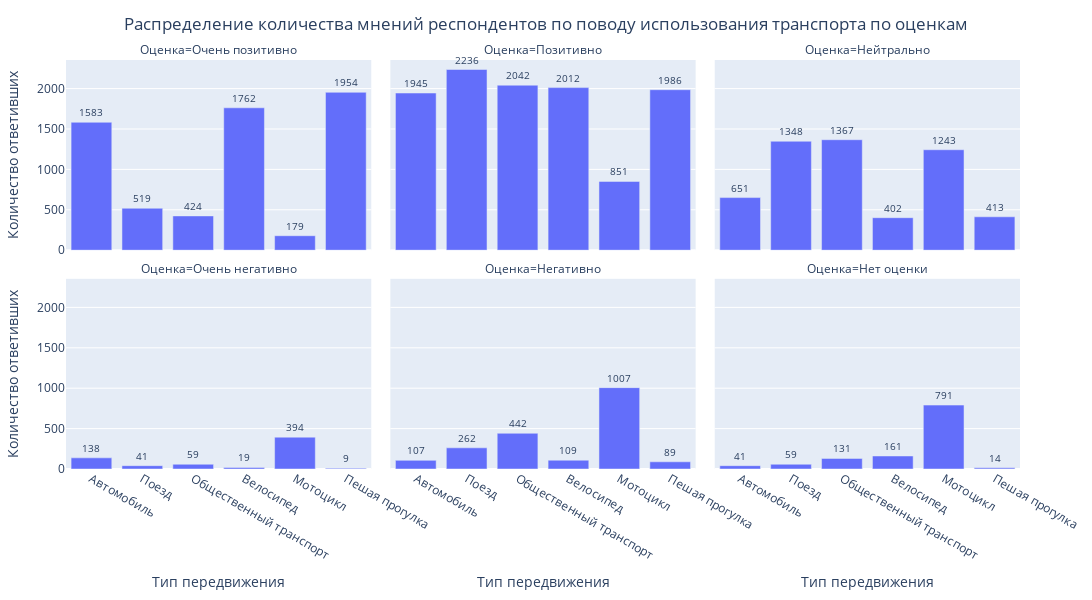
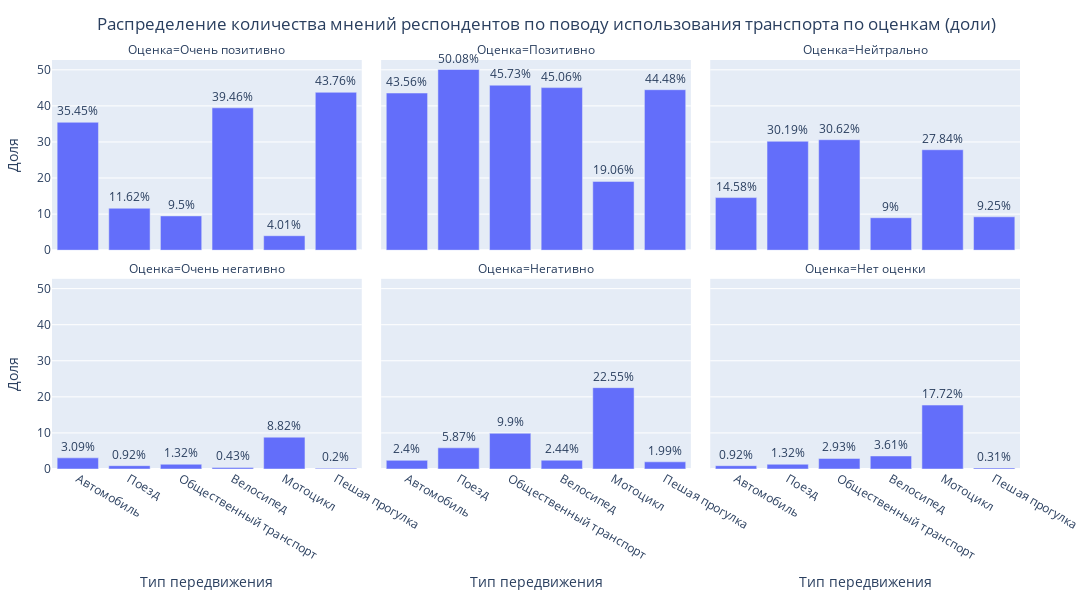

The cell these charts' notebook holds for them, in order:
### Markdown cell above
'OORDEEL_AUTO': 'оценка_автомобиля',
'OORDEEL_TREIN': 'оценка_поезда',
'OORDEEL_BTM': 'оценка_общественного_транспорта',
'OORDEEL_FIETS': 'оценка_велосипеда',
'OORDEEL_BROMMER': 'оценка_мопеда',
'OORDEEL_LOPEN': 'оценка_передвижения_пешком',

### Code cell
df31 = df.groupby('OORDEEL_AUTO').size().reset_index().rename(columns = {'OORDEEL_AUTO': 'Оценка автомобиля', 0: 'Количество поездок'}).sort_values('Количество поездок', ascending=False)
df31['Тип передвижения'] = 'Автомобиль'


df32 = df.groupby('OORDEEL_TREIN').size().reset_index().rename(columns = {'OORDEEL_TREIN': 'Оценка поезда', 0: 'Количество поездок'}).sort_values('Количество поездок', ascending=False)
df32['Тип передвижения'] = 'Поезд'


df33 = df.groupby('OORDEEL_BTM').size().reset_index().rename(columns = {'OORDEEL_BTM': 'Оценка общественного транспорта', 0: 'Количество поездок'}).sort_values('Количество поездок', ascending=False)
df33['Тип передвижения'] = 'Общественный транспорт'


df34 = df.groupby('OORDEEL_FIETS').size().reset_index().rename(columns = {'OORDEEL_FIETS': 'Оценка велосипеда', 0: 'Количество поездок'}).sort_values('Количество поездок', ascending=False)
df34['Тип передвижения'] = 'Велосипед'


df35 = df.groupby('OORDEEL_BROMMER').size().reset_index().rename(columns = {'OORDEEL_BROMMER': 'Оценка мотоцикла', 0: 'Количество поездок'}).sort_values('Количество поездок', ascending=False)
df35['Тип передвижения'] = 'Мотоцикл'


df36 = df.groupby('OORDEEL_LOPEN').size().reset_index().rename(columns = {'OORDEEL_LOPEN': 'Оценка ходить пешком', 0: 'Количество поездок'}).sort_values('Количество поездок', ascending=False)
df36['Тип передвижения'] = 'Пешая прогулка'


df3 = pd.concat([df31, df32, df33, df34, df35, df36])

overall = sum(df31['Количество поездок'])



df_long = pd.melt(
    df3,
    id_vars=['Количество поездок', 'Тип передвижения'],
    value_vars=['Оценка автомобиля', 'Оценка поезда', 'Оценка общественного транспорта',
                'Оценка велосипеда', 'Оценка мотоцикла', 'Оценка ходить пешком'],
    var_name='Тип оценки',
    value_name='Оценка'
)


df_long.dropna(inplace=True)

df_long['Доля'] = round((df_long['Количество поездок'] / overall) * 100, 2)


df_long['Оценка'] = df_long['Оценка'].replace({1: 'Очень негативно',
                                   2: 'Негативно',
                                   3: 'Нейтрально',
                                   4: 'Позитивно',
                                   5: 'Очень позитивно',
                                   6: 'Нет оценки',
                                   })
order = ['Очень позитивно', 'Позитивно', 'Нейтрально', 'Очень негативно', 'Негативно', 'Нет оценки']
df_long['Оценка'] = pd.Categorical(df_long['Оценка'], categories=order, ordered=True)

df_long = df_long.rename(columns={'Количество поездок': 'Количество ответивших'})

#--------------ОТОБРАЗИМ ВСЕ В КОЛИЧЕСТВАХ----------------------

fig3 = px.bar(
    df_long, 
    x='Тип передвижения', 
    y='Количество ответивших', 
    text='Количество ответивших',
    facet_col='Оценка',
    facet_col_wrap=3,  # Создаем две строки по 3 графика
    height=600, 
    width=1400,
    category_orders={'Оценка': order}
)

fig3.update_traces(textfont_size=10, textposition='outside', cliponaxis=False)

fig3.update_layout(
    title={'text': 'Распределение количества мнений респондентов по поводу использования транспорта по оценкам', 'x': 0.5},
    margin=dict(t=60, b=40, l=40, r=40),
    legend=dict(title='Тип передвижения', orientation='h', yanchor='bottom', y=-0.2, xanchor='center', x=0.5)
)

fig3.show()


#--------------ОТОБРАЗИМ ВСЕ В ДОЛЯХ----------------------
fig4 = px.bar(
    df_long, 
    x='Тип передвижения', 
    y='Доля', 
    text='Доля',
    facet_col='Оценка',
    facet_col_wrap=3,
    height=600, 
    width=1400,
    category_orders={'Оценка': order}
)

fig4.update_traces(
    textposition='outside',
    textfont=dict(size=12),  
    cliponaxis=False,  
    texttemplate='%{text}%', 
    offsetgroup=1 
)

fig4.update_layout(
    title={'text': 'Распределение количества мнений респондентов по поводу использования транспорта по оценкам (доли)', 'x': 0.5},
    margin=dict(t=60, b=40, l=40, r=40),
    uniformtext_minsize=12,
    uniformtext_mode='show'  
)

fig4.show()

### Figure 1 — Plotly figure (JSON) as saved in the notebook; plotly's stock layout.template omitted (floating-point values rounded to 4 significant figures)
{"data": [{"cliponaxis": false, "hovertemplate": "Оценка=Очень позитивно<br>Тип передвижения=%{x}<br>Количество ответивших=%{text}<extra></extra>", "legendgroup": "", "marker": {"color": "#636efa", "pattern": {"shape": ""}}, "name": "", "orientation": "v", "showlegend": false, "text": [1583.0, 519.0, 424.0, 1762.0, 179.0, 1954.0], "textfont": {"size": 10}, "textposition": "outside", "type": "bar", "x": ["Автомобиль", "Поезд", "Общественный транспорт", "Велосипед", "Мотоцикл", "Пешая прогулка"], "xaxis": "x4", "y": [1583, 519, 424, 1762, 179, 1954], "yaxis": "y4"}, {"cliponaxis": false, "hovertemplate": "Оценка=Позитивно<br>Тип передвижения=%{x}<br>Количество ответивших=%{text}<extra></extra>", "legendgroup": "", "marker": {"color": "#636efa", "pattern": {"shape": ""}}, "name": "", "orientation": "v", "showlegend": false, "text": [1945.0, 2236.0, 2042.0, 2012.0, 851.0, 1986.0], "textfont": {"size": 10}, "textposition": "outside", "type": "bar", "x": ["Автомобиль", "Поезд", "Общественный транспорт", "Велосипед", "Мотоцикл", "Пешая прогулка"], "xaxis": "x5", "y": [1945, 2236, 2042, 2012, 851, 1986], "yaxis": "y5"}, {"cliponaxis": false, "hovertemplate": "Оценка=Нейтрально<br>Тип передвижения=%{x}<br>Количество ответивших=%{text}<extra></extra>", "legendgroup": "", "marker": {"color": "#636efa", "pattern": {"shape": ""}}, "name": "", "orientation": "v", "showlegend": false, "text": [651.0, 1348.0, 1367.0, 402.0, 1243.0, 413.0], "textfont": {"size": 10}, "textposition": "outside", "type": "bar", "x": ["Автомобиль", "Поезд", "Общественный транспорт", "Велосипед", "Мотоцикл", "Пешая прогулка"], "xaxis": "x6", "y": [651, 1348, 1367, 402, 1243, 413], "yaxis": "y6"}, {"cliponaxis": false, "hovertemplate": "Оценка=Очень негативно<br>Тип передвижения=%{x}<br>Количество ответивших=%{text}<extra></extra>", "legendgroup": "", "marker": {"color": "#636efa", "pattern": {"shape": ""}}, "name": "", "orientation": "v", "showlegend": false, "text": [138.0, 41.0, 59.0, 19.0, 394.0, 9.0], "textfont": {"size": 10}, "textposition": "outside", "type": "bar", "x": ["Автомобиль", "Поезд", "Общественный транспорт", "Велосипед", "Мотоцикл", "Пешая прогулка"], "xaxis": "x", "y": [138, 41, 59, 19, 394, 9], "yaxis": "y"}, {"cliponaxis": false, "hovertemplate": "Оценка=Негативно<br>Тип передвижения=%{x}<br>Количество ответивших=%{text}<extra></extra>", "legendgroup": "", "marker": {"color": "#636efa", "pattern": {"shape": ""}}, "name": "", "orientation": "v", "showlegend": false, "text": [107.0, 262.0, 442.0, 109.0, 1007.0, 89.0], "textfont": {"size": 10}, "textposition": "outside", "type": "bar", "x": ["Автомобиль", "Поезд", "Общественный транспорт", "Велосипед", "Мотоцикл", "Пешая прогулка"], "xaxis": "x2", "y": [107, 262, 442, 109, 1007, 89], "yaxis": "y2"}, {"cliponaxis": false, "hovertemplate": "Оценка=Нет оценки<br>Тип передвижения=%{x}<br>Количество ответивших=%{text}<extra></extra>", "legendgroup": "", "marker": {"color": "#636efa", "pattern": {"shape": ""}}, "name": "", "orientation": "v", "showlegend": false, "text": [41.0, 59.0, 131.0, 161.0, 791.0, 14.0], "textfont": {"size": 10}, "textposition": "outside", "type": "bar", "x": ["Автомобиль", "Поезд", "Общественный транспорт", "Велосипед", "Мотоцикл", "Пешая прогулка"], "xaxis": "x3", "y": [41, 59, 131, 161, 791, 14], "yaxis": "y3"}], "layout": {"annotations": [{"font": {}, "showarrow": false, "text": "Оценка=Очень негативно", "x": 0.16, "xanchor": "center", "xref": "paper", "y": 0.465, "yanchor": "bottom", "yref": "paper"}, {"font": {}, "showarrow": false, "text": "Оценка=Негативно", "x": 0.5, "xanchor": "center", "xref": "paper", "y": 0.465, "yanchor": "bottom", "yref": "paper"}, {"font": {}, "showarrow": false, "text": "Оценка=Нет оценки", "x": 0.84, "xanchor": "center", "xref": "paper", "y": 0.465, "yanchor": "bottom", "yref": "paper"}, {"font": {}, "showarrow": false, "text": "Оценка=Очень позитивно", "x": 0.16, "xanchor": "center", "xref": "paper", "y": 1.0, "yanchor": "bottom", "yref": "paper"}, {"font": {}, "showarrow": false, "text": "Оценка=Позитивно", "x": 0.5, "xanchor": "center", "xref": "paper", "y": 1.0, "yanchor": "bottom", "yref": "paper"}, {"font": {}, "showarrow": false, "text": "Оценка=Нейтрально", "x": 0.84, "xanchor": "center", "xref": "paper", "y": 1.0, "yanchor": "bottom", "yref": "paper"}], "barmode": "relative", "height": 600, "legend": {"orientation": "h", "title": {"text": "Тип передвижения"}, "tracegroupgap": 0, "x": 0.5, "xanchor": "center", "y": -0.2, "yanchor": "bottom"}, "margin": {"b": 40, "l": 40, "r": 40, "t": 60}, "title": {"text": "Распределение количества мнений респондентов по поводу использования транспорта по оценкам", "x": 0.5}, "width": 1400, "xaxis": {"anchor": "y", "domain": [0, 0.32], "title": {"text": "Тип передвижения"}}, "xaxis2": {"anchor": "y2", "domain": [0.34, 0.66], "matches": "x", "title": {"text": "Тип передвижения"}}, "xaxis3": {"anchor": "y3", "domain": [0.68, 1.0], "matches": "x", "title": {"text": "Тип передвижения"}}, "xaxis4": {"anchor": "y4", "domain": [0, 0.32], "matches": "x", "showticklabels": false}, "xaxis5": {"anchor": "y5", "domain": [0.34, 0.66], "matches": "x", "showticklabels": false}, "xaxis6": {"anchor": "y6", "domain": [0.68, 1.0], "matches": "x", "showticklabels": false}, "yaxis": {"anchor": "x", "domain": [0, 0.465], "title": {"text": "Количество ответивших"}}, "yaxis2": {"anchor": "x2", "domain": [0, 0.465], "matches": "y", "showticklabels": false}, "yaxis3": {"anchor": "x3", "domain": [0, 0.465], "matches": "y", "showticklabels": false}, "yaxis4": {"anchor": "x4", "domain": [0.535, 1.0], "matches": "y", "title": {"text": "Количество ответивших"}}, "yaxis5": {"anchor": "x5", "domain": [0.535, 1.0], "matches": "y", "showticklabels": false}, "yaxis6": {"anchor": "x6", "domain": [0.535, 1.0], "matches": "y", "showticklabels": false}}}

### Figure 2 — Plotly figure (JSON) as saved in the notebook; plotly's stock layout.template omitted (floating-point values rounded to 4 significant figures)
{"data": [{"cliponaxis": false, "hovertemplate": "Оценка=Очень позитивно<br>Тип передвижения=%{x}<br>Доля=%{text}<extra></extra>", "legendgroup": "", "marker": {"color": "#636efa", "pattern": {"shape": ""}}, "name": "", "offsetgroup": "1", "orientation": "v", "showlegend": false, "text": [35.45, 11.62, 9.5, 39.46, 4.01, 43.76], "textfont": {"size": 12}, "textposition": "outside", "texttemplate": "%{text}%", "type": "bar", "x": ["Автомобиль", "Поезд", "Общественный транспорт", "Велосипед", "Мотоцикл", "Пешая прогулка"], "xaxis": "x4", "y": [35.45, 11.62, 9.5, 39.46, 4.01, 43.76], "yaxis": "y4"}, {"cliponaxis": false, "hovertemplate": "Оценка=Позитивно<br>Тип передвижения=%{x}<br>Доля=%{text}<extra></extra>", "legendgroup": "", "marker": {"color": "#636efa", "pattern": {"shape": ""}}, "name": "", "offsetgroup": "1", "orientation": "v", "showlegend": false, "text": [43.56, 50.08, 45.73, 45.06, 19.06, 44.48], "textfont": {"size": 12}, "textposition": "outside", "texttemplate": "%{text}%", "type": "bar", "x": ["Автомобиль", "Поезд", "Общественный транспорт", "Велосипед", "Мотоцикл", "Пешая прогулка"], "xaxis": "x5", "y": [43.56, 50.08, 45.73, 45.06, 19.06, 44.48], "yaxis": "y5"}, {"cliponaxis": false, "hovertemplate": "Оценка=Нейтрально<br>Тип передвижения=%{x}<br>Доля=%{text}<extra></extra>", "legendgroup": "", "marker": {"color": "#636efa", "pattern": {"shape": ""}}, "name": "", "offsetgroup": "1", "orientation": "v", "showlegend": false, "text": [14.58, 30.19, 30.62, 9.0, 27.84, 9.25], "textfont": {"size": 12}, "textposition": "outside", "texttemplate": "%{text}%", "type": "bar", "x": ["Автомобиль", "Поезд", "Общественный транспорт", "Велосипед", "Мотоцикл", "Пешая прогулка"], "xaxis": "x6", "y": [14.58, 30.19, 30.62, 9.0, 27.84, 9.25], "yaxis": "y6"}, {"cliponaxis": false, "hovertemplate": "Оценка=Очень негативно<br>Тип передвижения=%{x}<br>Доля=%{text}<extra></extra>", "legendgroup": "", "marker": {"color": "#636efa", "pattern": {"shape": ""}}, "name": "", "offsetgroup": "1", "orientation": "v", "showlegend": false, "text": [3.09, 0.92, 1.32, 0.43, 8.82, 0.2], "textfont": {"size": 12}, "textposition": "outside", "texttemplate": "%{text}%", "type": "bar", "x": ["Автомобиль", "Поезд", "Общественный транспорт", "Велосипед", "Мотоцикл", "Пешая прогулка"], "xaxis": "x", "y": [3.09, 0.92, 1.32, 0.43, 8.82, 0.2], "yaxis": "y"}, {"cliponaxis": false, "hovertemplate": "Оценка=Негативно<br>Тип передвижения=%{x}<br>Доля=%{text}<extra></extra>", "legendgroup": "", "marker": {"color": "#636efa", "pattern": {"shape": ""}}, "name": "", "offsetgroup": "1", "orientation": "v", "showlegend": false, "text": [2.4, 5.87, 9.9, 2.44, 22.55, 1.99], "textfont": {"size": 12}, "textposition": "outside", "texttemplate": "%{text}%", "type": "bar", "x": ["Автомобиль", "Поезд", "Общественный транспорт", "Велосипед", "Мотоцикл", "Пешая прогулка"], "xaxis": "x2", "y": [2.4, 5.87, 9.9, 2.44, 22.55, 1.99], "yaxis": "y2"}, {"cliponaxis": false, "hovertemplate": "Оценка=Нет оценки<br>Тип передвижения=%{x}<br>Доля=%{text}<extra></extra>", "legendgroup": "", "marker": {"color": "#636efa", "pattern": {"shape": ""}}, "name": "", "offsetgroup": "1", "orientation": "v", "showlegend": false, "text": [0.92, 1.32, 2.93, 3.61, 17.72, 0.31], "textfont": {"size": 12}, "textposition": "outside", "texttemplate": "%{text}%", "type": "bar", "x": ["Автомобиль", "Поезд", "Общественный транспорт", "Велосипед", "Мотоцикл", "Пешая прогулка"], "xaxis": "x3", "y": [0.92, 1.32, 2.93, 3.61, 17.72, 0.31], "yaxis": "y3"}], "layout": {"annotations": [{"font": {}, "showarrow": false, "text": "Оценка=Очень негативно", "x": 0.16, "xanchor": "center", "xref": "paper", "y": 0.465, "yanchor": "bottom", "yref": "paper"}, {"font": {}, "showarrow": false, "text": "Оценка=Негативно", "x": 0.5, "xanchor": "center", "xref": "paper", "y": 0.465, "yanchor": "bottom", "yref": "paper"}, {"font": {}, "showarrow": false, "text": "Оценка=Нет оценки", "x": 0.84, "xanchor": "center", "xref": "paper", "y": 0.465, "yanchor": "bottom", "yref": "paper"}, {"font": {}, "showarrow": false, "text": "Оценка=Очень позитивно", "x": 0.16, "xanchor": "center", "xref": "paper", "y": 1.0, "yanchor": "bottom", "yref": "paper"}, {"font": {}, "showarrow": false, "text": "Оценка=Позитивно", "x": 0.5, "xanchor": "center", "xref": "paper", "y": 1.0, "yanchor": "bottom", "yref": "paper"}, {"font": {}, "showarrow": false, "text": "Оценка=Нейтрально", "x": 0.84, "xanchor": "center", "xref": "paper", "y": 1.0, "yanchor": "bottom", "yref": "paper"}], "barmode": "relative", "height": 600, "legend": {"tracegroupgap": 0}, "margin": {"b": 40, "l": 40, "r": 40, "t": 60}, "title": {"text": "Распределение количества мнений респондентов по поводу использования транспорта по оценкам (доли)", "x": 0.5}, "uniformtext": {"minsize": 12, "mode": "show"}, "width": 1400, "xaxis": {"anchor": "y", "domain": [0, 0.32], "title": {"text": "Тип передвижения"}}, "xaxis2": {"anchor": "y2", "domain": [0.34, 0.66], "matches": "x", "title": {"text": "Тип передвижения"}}, "xaxis3": {"anchor": "y3", "domain": [0.68, 1.0], "matches": "x", "title": {"text": "Тип передвижения"}}, "xaxis4": {"anchor": "y4", "domain": [0, 0.32], "matches": "x", "showticklabels": false}, "xaxis5": {"anchor": "y5", "domain": [0.34, 0.66], "matches": "x", "showticklabels": false}, "xaxis6": {"anchor": "y6", "domain": [0.68, 1.0], "matches": "x", "showticklabels": false}, "yaxis": {"anchor": "x", "domain": [0, 0.465], "title": {"text": "Доля"}}, "yaxis2": {"anchor": "x2", "domain": [0, 0.465], "matches": "y", "showticklabels": false}, "yaxis3": {"anchor": "x3", "domain": [0, 0.465], "matches": "y", "showticklabels": false}, "yaxis4": {"anchor": "x4", "domain": [0.535, 1.0], "matches": "y", "title": {"text": "Доля"}}, "yaxis5": {"anchor": "x5", "domain": [0.535, 1.0], "matches": "y", "showticklabels": false}, "yaxis6": {"anchor": "x6", "domain": [0.535, 1.0], "matches": "y", "showticklabels": false}}}
